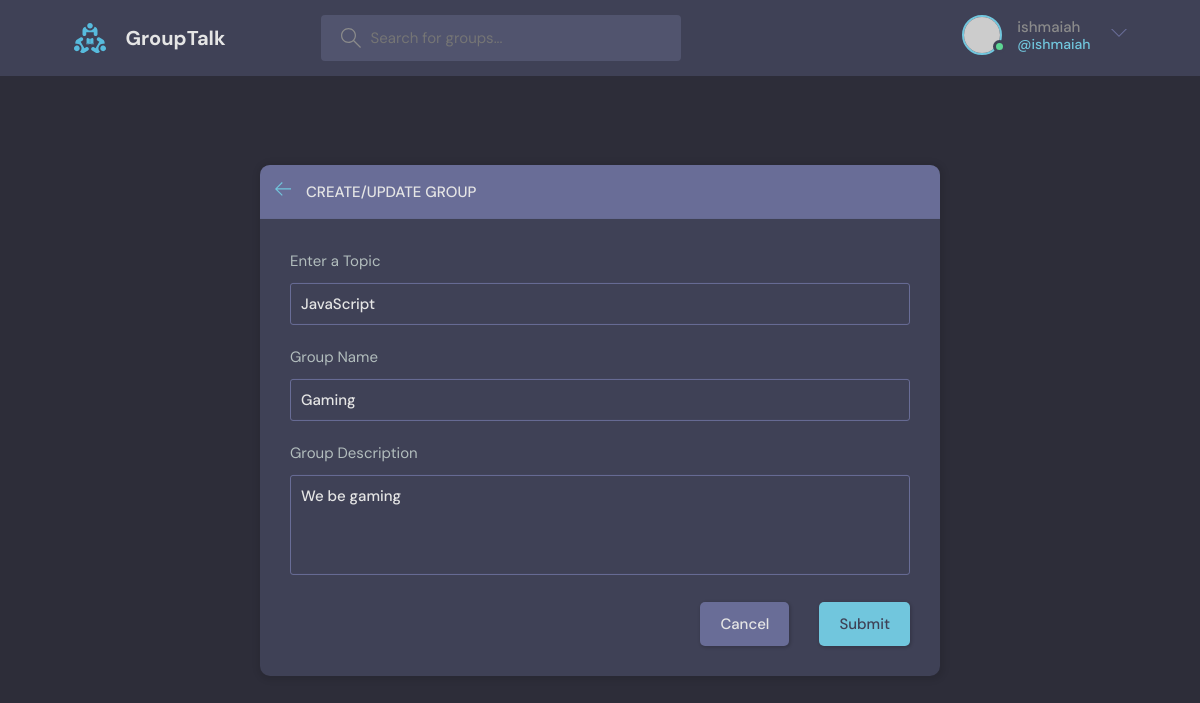
The app's page /update-group/2/ (signed in) with its own data.
### base/models.py (models this page shows, shortened)
class Group(models.Model):
    host = models.ForeignKey(User, on_delete=models.SET_NULL, null=True)
    topic = models.ForeignKey(Topic, on_delete=models.SET_NULL, null=True)
    name = models.CharField(max_length=200)
    description = models.TextField(null=True, blank=True)
    participants = models.ManyToManyField(User, related_name='participants', blank=True)
    updated = models.DateTimeField(auto_now=True)
    created = models.DateTimeField(auto_now_add=True)
    class Meta:
        ordering = ['-updated', '-created']

class Topic(models.Model):
    name = models.CharField(max_length=200)

### base/views.py (the view, shortened to what this page needs)
# urls.py: path('update-group/<str:pk>/', views.updateGroup, name="update-group"),
@login_required(login_url='login')
def updateGroup(request, pk):
    group = Group.objects.get(id=pk)
    form = GroupForm(instance=group)
    topics= Topic.objects.all()
    if request.user != group.host:
        return HttpResponse('You are not allowed here!!')
    context = {'form': form, 'topics': topics, 'group': group}
    return render(request, 'base/group_form.html', context)

### base/forms.py
class GroupForm(ModelForm):
    class Meta:
        model = Group
        fields = '__all__'
        exclude = ['host', 'participants']

### base/templates/base/group_form.html (shortened to what this page needs)
{% extends 'main.html' %}
{% block content %}
  <main class="create-room layout">
    <div class="container">
      <div class="layout__box">
        <div class="layout__boxHeader">
          <div class="layout__boxTitle">
            <a href="{% url 'home' %}">
              <svg version="1.1" xmlns="http://www.w3.org/2000/svg" width="32" height="32" viewBox="0 0 32 32">
                <title>arrow-left</title>
                <path
                  d="M13.723 2.286l-13.723 13.714 13.719 13.714 1.616-1.611-10.96-10.96h27.625v-2.286h-27.625l10.965-10.965-1.616-1.607z">
                </path>
              </svg>
            </a>
            <h3>Create/Update Group</h3>
          </div>
        </div>
        <div class="layout__body">
          <form class="form" action="" method="POST">
            <div class="form__group">
              <label for="room_topic">Enter a Topic</label>
              <input required type="text" value="{{group.topic.name}}" name="topic" list="topic-list"/>
            </div>
            <div class="form__group">
              <label for="room_name">Group Name</label>
              {{form.name}}
            </div>
            <div class="form__group">
              <label for="room_description">Group Description</label>
              {{form.description}}
            </div>
            <div class="form__action">
              <a class="btn btn--dark" href="{% url 'home' %}">Cancel</a>
              <button class="btn btn--main" type="submit">Submit</button>
            </div>
          </form>
        </div>
      </div>
    </div>
  </main>
{% endblock %}

### templates/navbar.html (shortened to what this page needs)
{% load static %}
<header class="header header--loggedIn">
    <div class="container">
      <a href="/" class="header__logo">
        <img src="{% static 'images/logo.svg' %}" />
        <h1>GroupTalk</h1>
      </a>
      <form class="header__search" method="GET" action="{% url 'home' %}">
        <label>
          <input name="q" placeholder="Search for groups..." />
        </label>
      </form>
      <nav class="header__menu">
        {% if request.user.is_authenticated %}
        <div class="header__user">
          <a href="{% url 'update-user' %}">
            <div class="avatar avatar--medium active">
              <img src="https://randomuser.me/api/portraits/men/37.jpg" />
            </div>
            <p>{{request.user.username}} <span>@{{request.user.username}}</span></p>
          </a>
          <button class="dropdown-button">
            <svg version="1.1" xmlns="http://www.w3.org/2000/svg" width="32" height="32" viewBox="0 0 32 32">
              <title>chevron-down</title>
              <path d="M16 21l-13-13h-3l16 16 16-16h-3l-13 13z"></path>
            </svg>
          </button>
        </div>
        {% else %}
        <a href="{% url 'login' %}">
          <img src="{% static 'images/avatar.svg' %}"  />
          <p>Login</p>
        </a>
        {% endif %}
      </nav>
    </div>
  </header>

### records on screen
Group: topic "JavaScript", name "Gaming", description "We be gaming"

### other values on screen
{{ request.user.username }} "ishmaiah"
